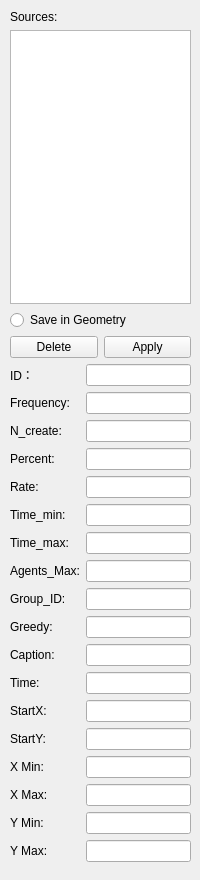
<?xml version="1.0" encoding="UTF-8"?>
<ui version="4.0">
 <class>SourceWidget</class>
 <widget class="QWidget" name="SourceWidget">
  <property name="geometry">
   <rect>
    <x>0</x>
    <y>0</y>
    <width>200</width>
    <height>880</height>
   </rect>
  </property>
  <property name="sizePolicy">
   <sizepolicy hsizetype="Minimum" vsizetype="Minimum">
    <horstretch>0</horstretch>
    <verstretch>0</verstretch>
   </sizepolicy>
  </property>
  <property name="minimumSize">
   <size>
    <width>200</width>
    <height>880</height>
   </size>
  </property>
  <property name="maximumSize">
   <size>
    <width>400</width>
    <height>880</height>
   </size>
  </property>
  <property name="windowTitle">
   <string>Form</string>
  </property>
  <widget class="QWidget" name="layoutWidget">
   <property name="geometry">
    <rect>
     <x>10</x>
     <y>10</y>
     <width>181</width>
     <height>852</height>
    </rect>
   </property>
   <layout class="QVBoxLayout" name="verticalLayout">
    <item>
     <layout class="QVBoxLayout" name="verticalLayout_5">
      <item>
       <widget class="QLabel" name="sourcesLabel">
        <property name="text">
         <string>Sources:</string>
        </property>
       </widget>
      </item>
      <item>
       <widget class="QListWidget" name="SourceListWidget"/>
      </item>
      <item>
       <widget class="QRadioButton" name="isSaveButton">
        <property name="text">
         <string>Save in Geometry</string>
        </property>
       </widget>
      </item>
      <item>
       <layout class="QHBoxLayout" name="horizontalLayout_8">
        <item>
         <widget class="QPushButton" name="deleteSourceButton">
          <property name="text">
           <string>Delete</string>
          </property>
         </widget>
        </item>
        <item>
         <widget class="QPushButton" name="applyButton">
          <property name="text">
           <string>Apply</string>
          </property>
         </widget>
        </item>
       </layout>
      </item>
     </layout>
    </item>
    <item>
     <layout class="QHBoxLayout" name="horizontalLayout">
      <item>
       <layout class="QVBoxLayout" name="verticalLayout_3">
        <item>
         <widget class="QLabel" name="IDLabel">
          <property name="text">
           <string>ID：</string>
          </property>
          <property name="buddy">
           <cstring>IDlineEdit</cstring>
          </property>
         </widget>
        </item>
        <item>
         <widget class="QLabel" name="frequencyLabel">
          <property name="text">
           <string>Frequency:</string>
          </property>
          <property name="buddy">
           <cstring>frequencyLineEdit</cstring>
          </property>
         </widget>
        </item>
        <item>
         <widget class="QLabel" name="N_createLabel">
          <property name="text">
           <string>N_create:</string>
          </property>
          <property name="buddy">
           <cstring>N_createLineEdit</cstring>
          </property>
         </widget>
        </item>
        <item>
         <widget class="QLabel" name="percentLabel">
          <property name="text">
           <string>Percent:</string>
          </property>
          <property name="buddy">
           <cstring>percentLineEdit</cstring>
          </property>
         </widget>
        </item>
        <item>
         <widget class="QLabel" name="rateLabel">
          <property name="text">
           <string>Rate:</string>
          </property>
          <property name="buddy">
           <cstring>rateLineEdit</cstring>
          </property>
         </widget>
        </item>
        <item>
         <widget class="QLabel" name="time_minLabel">
          <property name="text">
           <string>Time_min:</string>
          </property>
          <property name="buddy">
           <cstring>time_minLineEdit</cstring>
          </property>
         </widget>
        </item>
        <item>
         <widget class="QLabel" name="time_maxLabel">
          <property name="text">
           <string>Time_max:</string>
          </property>
          <property name="buddy">
           <cstring>time_maxLineEdit</cstring>
          </property>
         </widget>
        </item>
        <item>
         <widget class="QLabel" name="agents_maxLabel">
          <property name="text">
           <string>Agents_Max:</string>
          </property>
          <property name="buddy">
           <cstring>agents_maxLineEdit</cstring>
          </property>
         </widget>
        </item>
        <item>
         <widget class="QLabel" name="group_IDLabel">
          <property name="text">
           <string>Group_ID:</string>
          </property>
          <property name="buddy">
           <cstring>group_IDLineEdit</cstring>
          </property>
         </widget>
        </item>
        <item>
         <widget class="QLabel" name="greedyLabel">
          <property name="text">
           <string>Greedy:</string>
          </property>
          <property name="buddy">
           <cstring>greedyLineEdit</cstring>
          </property>
         </widget>
        </item>
        <item>
         <widget class="QLabel" name="captionLabel">
          <property name="text">
           <string>Caption:</string>
          </property>
          <property name="buddy">
           <cstring>captionLineEdit</cstring>
          </property>
         </widget>
        </item>
        <item>
         <widget class="QLabel" name="timeLabel">
          <property name="text">
           <string>Time:</string>
          </property>
          <property name="buddy">
           <cstring>timeLineEdit</cstring>
          </property>
         </widget>
        </item>
        <item>
         <widget class="QLabel" name="startXLabel">
          <property name="text">
           <string>StartX:</string>
          </property>
          <property name="buddy">
           <cstring>startXLineEdit</cstring>
          </property>
         </widget>
        </item>
        <item>
         <widget class="QLabel" name="startYLabel">
          <property name="text">
           <string>StartY:</string>
          </property>
          <property name="buddy">
           <cstring>startYLineEdit</cstring>
          </property>
         </widget>
        </item>
        <item>
         <widget class="QLabel" name="X_minLabel">
          <property name="text">
           <string>X Min:</string>
          </property>
          <property name="buddy">
           <cstring>X_MinLineEdit</cstring>
          </property>
         </widget>
        </item>
        <item>
         <widget class="QLabel" name="X_maxLabel">
          <property name="text">
           <string>X Max:</string>
          </property>
          <property name="buddy">
           <cstring>X_MaxllneEdit</cstring>
          </property>
         </widget>
        </item>
        <item>
         <widget class="QLabel" name="Y_minLabel">
          <property name="text">
           <string>Y Min:</string>
          </property>
          <property name="buddy">
           <cstring>Y_MinLineEdit</cstring>
          </property>
         </widget>
        </item>
        <item>
         <widget class="QLabel" name="Y_maxLabel">
          <property name="text">
           <string>Y Max:</string>
          </property>
          <property name="buddy">
           <cstring>Y_MaxLineEdit</cstring>
          </property>
         </widget>
        </item>
       </layout>
      </item>
      <item>
       <layout class="QVBoxLayout" name="verticalLayout_7">
        <item>
         <widget class="QLineEdit" name="IDlineEdit"/>
        </item>
        <item>
         <widget class="QLineEdit" name="frequencyLineEdit"/>
        </item>
        <item>
         <widget class="QLineEdit" name="N_createLineEdit"/>
        </item>
        <item>
         <widget class="QLineEdit" name="percentLineEdit"/>
        </item>
        <item>
         <widget class="QLineEdit" name="rateLineEdit"/>
        </item>
        <item>
         <widget class="QLineEdit" name="time_minLineEdit"/>
        </item>
        <item>
         <widget class="QLineEdit" name="time_maxLineEdit"/>
        </item>
        <item>
         <widget class="QLineEdit" name="agents_maxLineEdit"/>
        </item>
        <item>
         <widget class="QLineEdit" name="group_IDLineEdit"/>
        </item>
        <item>
         <widget class="QLineEdit" name="greedyLineEdit"/>
        </item>
        <item>
         <widget class="QLineEdit" name="captionLineEdit"/>
        </item>
        <item>
         <widget class="QLineEdit" name="timeLineEdit"/>
        </item>
        <item>
         <widget class="QLineEdit" name="startXLineEdit"/>
        </item>
        <item>
         <widget class="QLineEdit" name="startYLineEdit"/>
        </item>
        <item>
         <widget class="QLineEdit" name="X_MinLineEdit"/>
        </item>
        <item>
         <widget class="QLineEdit" name="X_MaxllneEdit"/>
        </item>
        <item>
         <widget class="QLineEdit" name="Y_MinLineEdit"/>
        </item>
        <item>
         <widget class="QLineEdit" name="Y_MaxLineEdit"/>
        </item>
       </layout>
      </item>
     </layout>
    </item>
   </layout>
  </widget>
 </widget>
 <resources/>
 <connections/>
</ui>
